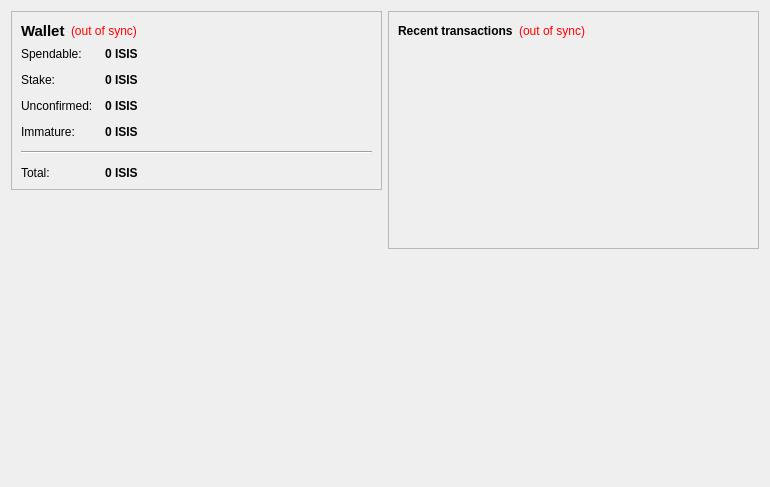
<?xml version="1.0" encoding="UTF-8"?>
<ui version="4.0">
 <class>OverviewPage</class>
 <widget class="QWidget" name="OverviewPage">
  <property name="geometry">
   <rect>
    <x>0</x>
    <y>0</y>
    <width>770</width>
    <height>487</height>
   </rect>
  </property>
  <property name="windowTitle">
   <string>Form</string>
  </property>
  <layout class="QHBoxLayout" name="horizontalLayout" stretch="1,1">
   <item>
    <layout class="QVBoxLayout" name="verticalLayout_2">
     <item>
      <widget class="QFrame" name="frame">
       <property name="frameShape">
        <enum>QFrame::StyledPanel</enum>
       </property>
       <property name="frameShadow">
        <enum>QFrame::Raised</enum>
       </property>
       <layout class="QVBoxLayout" name="verticalLayout_4">
        <item>
         <layout class="QHBoxLayout" name="horizontalLayout_4">
          <item>
           <widget class="QLabel" name="label_5">
            <property name="font">
             <font>
              <pointsize>11</pointsize>
              <weight>75</weight>
              <bold>true</bold>
             </font>
            </property>
            <property name="text">
             <string>Wallet</string>
            </property>
           </widget>
          </item>
          <item>
           <widget class="QLabel" name="labelWalletStatus">
            <property name="toolTip">
             <string>The displayed information may be out of date. Your wallet automatically synchronizes with the Isiscoin network after a connection is established, but this process has not completed yet.</string>
            </property>
            <property name="styleSheet">
             <string notr="true">QLabel { color: red; }</string>
            </property>
            <property name="text">
             <string notr="true">(out of sync)</string>
            </property>
            <property name="alignment">
             <set>Qt::AlignLeading|Qt::AlignLeft|Qt::AlignVCenter</set>
            </property>
           </widget>
          </item>
          <item>
           <spacer name="horizontalSpacer_2">
            <property name="orientation">
             <enum>Qt::Horizontal</enum>
            </property>
            <property name="sizeHint" stdset="0">
             <size>
              <width>40</width>
              <height>20</height>
             </size>
            </property>
           </spacer>
          </item>
         </layout>
        </item>
        <item>
         <layout class="QFormLayout" name="formLayout_2">
          <property name="fieldGrowthPolicy">
           <enum>QFormLayout::AllNonFixedFieldsGrow</enum>
          </property>
          <property name="horizontalSpacing">
           <number>12</number>
          </property>
          <property name="verticalSpacing">
           <number>12</number>
          </property>
          <item row="0" column="0">
           <widget class="QLabel" name="label">
            <property name="text">
             <string>Spendable:</string>
            </property>
           </widget>
          </item>
          <item row="0" column="1">
           <widget class="QLabel" name="labelBalance">
            <property name="font">
             <font>
              <weight>75</weight>
              <bold>true</bold>
             </font>
            </property>
            <property name="cursor">
             <cursorShape>IBeamCursor</cursorShape>
            </property>
            <property name="toolTip">
             <string>Your current spendable balance</string>
            </property>
            <property name="text">
             <string notr="true">0 ISIS</string>
            </property>
            <property name="textInteractionFlags">
             <set>Qt::LinksAccessibleByMouse|Qt::TextSelectableByKeyboard|Qt::TextSelectableByMouse</set>
            </property>
           </widget>
          </item>
          <item row="1" column="0">
           <widget class="QLabel" name="label_6">
            <property name="text">
             <string>Stake:</string>
            </property>
           </widget>
          </item>
          <item row="1" column="1">
           <widget class="QLabel" name="labelStake">
            <property name="font">
             <font>
              <weight>75</weight>
              <bold>true</bold>
             </font>
            </property>
            <property name="cursor">
             <cursorShape>IBeamCursor</cursorShape>
            </property>
            <property name="toolTip">
             <string>Total of coins that was staked, and do not yet count toward the current balance</string>
            </property>
            <property name="text">
             <string notr="true">0 ISIS</string>
            </property>
            <property name="textInteractionFlags">
             <set>Qt::LinksAccessibleByMouse|Qt::TextSelectableByKeyboard|Qt::TextSelectableByMouse</set>
            </property>
           </widget>
          </item>
          <item row="2" column="0">
           <widget class="QLabel" name="label_3">
            <property name="text">
             <string>Unconfirmed:</string>
            </property>
           </widget>
          </item>
          <item row="2" column="1">
           <widget class="QLabel" name="labelUnconfirmed">
            <property name="font">
             <font>
              <weight>75</weight>
              <bold>true</bold>
             </font>
            </property>
            <property name="cursor">
             <cursorShape>IBeamCursor</cursorShape>
            </property>
            <property name="toolTip">
             <string>Total of transactions that have yet to be confirmed, and do not yet count toward the current balance</string>
            </property>
            <property name="text">
             <string notr="true">0 ISIS</string>
            </property>
            <property name="textInteractionFlags">
             <set>Qt::LinksAccessibleByMouse|Qt::TextSelectableByKeyboard|Qt::TextSelectableByMouse</set>
            </property>
           </widget>
          </item>
          <item row="3" column="0">
           <widget class="QLabel" name="labelImmatureText">
            <property name="text">
             <string>Immature:</string>
            </property>
           </widget>
          </item>
          <item row="3" column="1">
           <widget class="QLabel" name="labelImmature">
            <property name="font">
             <font>
              <weight>75</weight>
              <bold>true</bold>
             </font>
            </property>
            <property name="toolTip">
             <string>Mined balance that has not yet matured</string>
            </property>
            <property name="text">
             <string notr="true">0 ISIS</string>
            </property>
            <property name="textInteractionFlags">
             <set>Qt::LinksAccessibleByMouse|Qt::TextSelectableByKeyboard|Qt::TextSelectableByMouse</set>
            </property>
           </widget>
          </item>
          <item row="4" column="0" colspan="2">
           <widget class="Line" name="line">
            <property name="orientation">
             <enum>Qt::Horizontal</enum>
            </property>
           </widget>
          </item>
          <item row="5" column="0">
           <widget class="QLabel" name="labelTotalText">
            <property name="text">
             <string>Total:</string>
            </property>
           </widget>
          </item>
          <item row="5" column="1">
           <widget class="QLabel" name="labelTotal">
            <property name="font">
             <font>
              <weight>75</weight>
              <bold>true</bold>
             </font>
            </property>
            <property name="cursor">
             <cursorShape>IBeamCursor</cursorShape>
            </property>
            <property name="toolTip">
             <string>Your current total balance</string>
            </property>
            <property name="text">
             <string notr="true">0 ISIS</string>
            </property>
            <property name="textInteractionFlags">
             <set>Qt::LinksAccessibleByMouse|Qt::TextSelectableByKeyboard|Qt::TextSelectableByMouse</set>
            </property>
           </widget>
          </item>
         </layout>
        </item>
       </layout>
      </widget>
     </item>
     <item>
      <spacer name="verticalSpacer">
       <property name="orientation">
        <enum>Qt::Vertical</enum>
       </property>
       <property name="sizeHint" stdset="0">
        <size>
         <width>20</width>
         <height>40</height>
        </size>
       </property>
      </spacer>
     </item>
     <item>
      <widget class="QLabel" name="label_2">
       <property name="autoFillBackground">
        <bool>true</bool>
       </property>
       <property name="text">
        <string/>
       </property>
       <property name="pixmap">
        <pixmap resource="../bitcoin.qrc">:/icons/techbg</pixmap>
       </property>
       <property name="scaledContents">
        <bool>false</bool>
       </property>
       <property name="margin">
        <number>0</number>
       </property>
      </widget>
     </item>
    </layout>
   </item>
   <item>
    <layout class="QVBoxLayout" name="verticalLayout_3">
     <item>
      <widget class="QFrame" name="frame_2">
       <property name="frameShape">
        <enum>QFrame::StyledPanel</enum>
       </property>
       <property name="frameShadow">
        <enum>QFrame::Raised</enum>
       </property>
       <layout class="QVBoxLayout" name="verticalLayout">
        <item>
         <layout class="QHBoxLayout" name="horizontalLayout_2">
          <item>
           <widget class="QLabel" name="label_4">
            <property name="text">
             <string>&lt;b&gt;Recent transactions&lt;/b&gt;</string>
            </property>
           </widget>
          </item>
          <item>
           <widget class="QLabel" name="labelTransactionsStatus">
            <property name="toolTip">
             <string>The displayed information may be out of date. Your wallet automatically synchronizes with the Isiscoin network after a connection is established, but this process has not completed yet.</string>
            </property>
            <property name="styleSheet">
             <string notr="true">QLabel { color: red; }</string>
            </property>
            <property name="text">
             <string notr="true">(out of sync)</string>
            </property>
            <property name="alignment">
             <set>Qt::AlignRight|Qt::AlignTrailing|Qt::AlignVCenter</set>
            </property>
           </widget>
          </item>
          <item>
           <spacer name="horizontalSpacer">
            <property name="orientation">
             <enum>Qt::Horizontal</enum>
            </property>
            <property name="sizeHint" stdset="0">
             <size>
              <width>40</width>
              <height>20</height>
             </size>
            </property>
           </spacer>
          </item>
         </layout>
        </item>
        <item>
         <widget class="QListView" name="listTransactions">
          <property name="styleSheet">
           <string notr="true">QListView { background: transparent; }</string>
          </property>
          <property name="frameShape">
           <enum>QFrame::NoFrame</enum>
          </property>
          <property name="verticalScrollBarPolicy">
           <enum>Qt::ScrollBarAlwaysOff</enum>
          </property>
          <property name="horizontalScrollBarPolicy">
           <enum>Qt::ScrollBarAlwaysOff</enum>
          </property>
          <property name="selectionMode">
           <enum>QAbstractItemView::NoSelection</enum>
          </property>
         </widget>
        </item>
       </layout>
      </widget>
     </item>
     <item>
      <spacer name="verticalSpacer_2">
       <property name="orientation">
        <enum>Qt::Vertical</enum>
       </property>
       <property name="sizeHint" stdset="0">
        <size>
         <width>20</width>
         <height>40</height>
        </size>
       </property>
      </spacer>
     </item>
    </layout>
   </item>
  </layout>
 </widget>
 <resources/>
 <connections/>
</ui>
